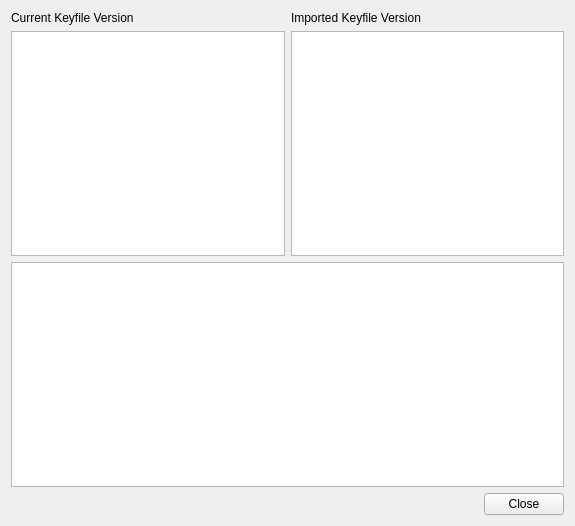
<?xml version="1.0" encoding="UTF-8"?>
<ui version="4.0">
 <class>Compare</class>
 <widget class="QWidget" name="Compare">
  <property name="geometry">
   <rect>
    <x>0</x>
    <y>0</y>
    <width>575</width>
    <height>526</height>
   </rect>
  </property>
  <property name="windowTitle">
   <string>Conflict detected in keyfiles.</string>
  </property>
  <property name="toolTip">
   <string/>
  </property>
  <layout class="QVBoxLayout" name="verticalLayout">
   <item>
    <layout class="QHBoxLayout" name="horizontalLayout">
     <property name="topMargin">
      <number>0</number>
     </property>
     <item>
      <widget class="QLabel" name="currentLabel">
       <property name="toolTip">
        <string>Current Keyfile Version</string>
       </property>
       <property name="text">
        <string>Current Keyfile Version</string>
       </property>
      </widget>
     </item>
     <item>
      <widget class="QLabel" name="importedLabel">
       <property name="toolTip">
        <string>Imported Keyfile Version</string>
       </property>
       <property name="text">
        <string>Imported Keyfile Version</string>
       </property>
      </widget>
     </item>
    </layout>
   </item>
   <item>
    <layout class="QHBoxLayout" name="horizontalLayout_2">
     <property name="topMargin">
      <number>0</number>
     </property>
     <item>
      <widget class="QTreeView" name="currentTreeView">
       <property name="toolTip">
        <string>Keyfile content from the database</string>
       </property>
      </widget>
     </item>
     <item>
      <widget class="QTreeView" name="importedTreeView">
       <property name="toolTip">
        <string>Keyfile content from the disk</string>
       </property>
      </widget>
     </item>
    </layout>
   </item>
   <item>
    <widget class="QTextBrowser" name="textBrowser">
     <property name="toolTip">
      <string>Details of the selected file</string>
     </property>
    </widget>
   </item>
   <item>
    <layout class="QHBoxLayout" name="horizontalLayout_3">
     <property name="topMargin">
      <number>0</number>
     </property>
     <property name="rightMargin">
      <number>0</number>
     </property>
     <item>
      <spacer name="horizontalSpacer">
       <property name="orientation">
        <enum>Qt::Horizontal</enum>
       </property>
       <property name="sizeHint" stdset="0">
        <size>
         <width>40</width>
         <height>20</height>
        </size>
       </property>
      </spacer>
     </item>
     <item>
      <widget class="QPushButton" name="closeButton">
       <property name="toolTip">
        <string>Close</string>
       </property>
       <property name="text">
        <string>Close</string>
       </property>
      </widget>
     </item>
    </layout>
   </item>
  </layout>
 </widget>
 <resources/>
 <connections/>
</ui>
